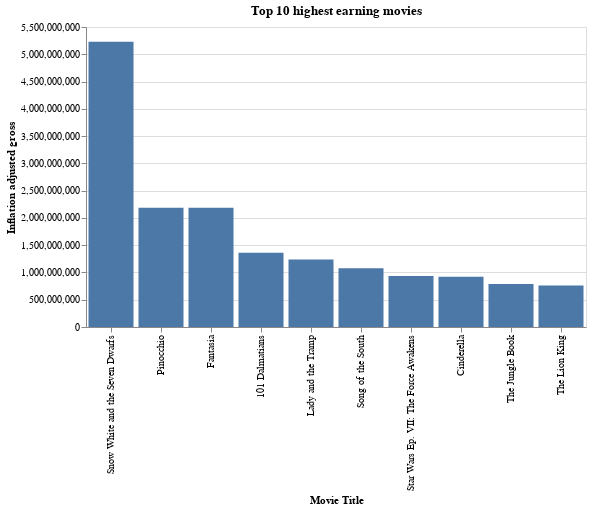

The code cell stored with this chart in its notebook:
### Code cell
top_ten_plot = (
    alt.Chart(top_10_earning, width=500, height=300)
    .mark_bar()
    .encode(
        x=alt.X("movie_title:N", title="Movie Title", sort="-y"),
        y=alt.Y("inflation_adjusted_gross:Q", title="Inflation adjusted gross"),
    )
    .properties(title="Top 10 highest earning movies")
)

top_ten_plot

### Figure 1 — Vega-Lite specification as saved in the notebook (floating-point values rounded to 4 significant figures)
{"config": {"view": {"continuousWidth": 400, "continuousHeight": 300}}, "data": {"name": "data-21fa86a435065dfbeb1b0abd3551b18f"}, "mark": "bar", "encoding": {"x": {"type": "nominal", "field": "movie_title", "sort": "-y", "title": "Movie Title"}, "y": {"type": "quantitative", "field": "inflation_adjusted_gross", "title": "Inflation adjusted gross"}}, "height": 300, "title": "Top 10 highest earning movies", "width": 500, "$schema": "https://vega.github.io/schema/vega-lite/v4.8.1.json", "datasets": {"data-21fa86a435065dfbeb1b0abd3551b18f": [{"movie_title": "Snow White and the Seven Dwarfs", "release_date": "1937-12-21T00:00:00", "genre": "Musical", "MPAA_rating": "G", "total_gross": 184925485, "inflation_adjusted_gross": 5228953251}, {"movie_title": "Pinocchio", "release_date": "1940-02-09T00:00:00", "genre": "Adventure", "MPAA_rating": "G", "total_gross": 84300000, "inflation_adjusted_gross": 2188229052}, {"movie_title": "Fantasia", "release_date": "1940-11-13T00:00:00", "genre": "Musical", "MPAA_rating": "G", "total_gross": 83320000, "inflation_adjusted_gross": 2187090808}, {"movie_title": "101 Dalmatians", "release_date": "1961-01-25T00:00:00", "genre": "Comedy", "MPAA_rating": "G", "total_gross": 153000000, "inflation_adjusted_gross": 1362870985}, {"movie_title": "Lady and the Tramp", "release_date": "1955-06-22T00:00:00", "genre": "Drama", "MPAA_rating": "G", "total_gross": 93600000, "inflation_adjusted_gross": 1236035515}, {"movie_title": "Song of the South", "release_date": "1946-11-12T00:00:00", "genre": "Adventure", "MPAA_rating": "G", "total_gross": 65000000, "inflation_adjusted_gross": 1078510579}, {"movie_title": "Star Wars Ep. VII: The Force Awakens", "release_date": "2015-12-18T00:00:00", "genre": "Adventure", "MPAA_rating": "PG-13", "total_gross": 936662225, "inflation_adjusted_gross": 936662225}, {"movie_title": "Cinderella", "release_date": "1950-02-15T00:00:00", "genre": "Drama", "MPAA_rating": "G", "total_gross": 85000000, "inflation_adjusted_gross": 920608730}, {"movie_title": "The Jungle Book", "release_date": "1967-10-18T00:00:00", "genre": "Musical", "MPAA_rating": "Not Rated", "total_gross": 141843000, "inflation_adjusted_gross": 789612346}, {"movie_title": "The Lion King", "release_date": "1994-06-15T00:00:00", "genre": "Adventure", "MPAA_rating": "G", "total_gross": 422780140, "inflation_adjusted_gross": 761640898}]}}
